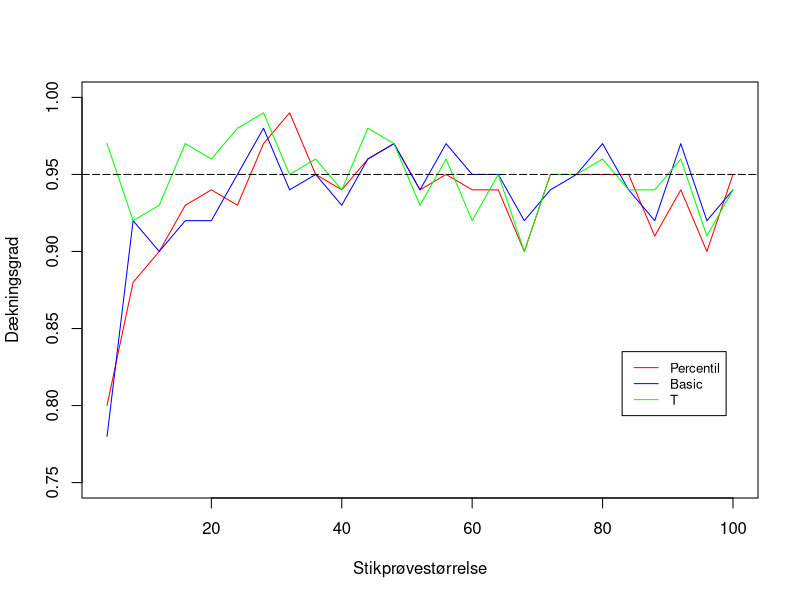

R code for this plot:
## ---- chunk 1
data <- rnorm(100, mean = 0, sd = 1) # Tilfældig stikprøve

n <- length(data)
B <- 10000 # Bootstrap-repetitioner

bootstrap_fordeling <- replicate(B, {
  x <- mean(sample(data, size = n, replace = TRUE))
}) # Bootstrap over middelværdien

SortedData <- sort(bootstrap_fordeling) # Bootstrap-fordelinger sorteret

## ---- chunk 2
KI_niveau <- 0.95 # Konfidensinterval
alpha <- 1-KI_niveau # Benyttes til percentilerne

IndexLower <- round(B * alpha/2) # Nedre percentil
IndexUpper <- round(B * (1-alpha/2)) # Øvre percentil

KI_Percentil <- c(Lower = SortedData[IndexLower], Upper = SortedData[IndexUpper])
  # Konfidensinterval vha. percentiler

KI_Percentil
## ---- chunk 3
theta_hat <- mean(data)

KI_Basic <- c(Lower = 2*theta_hat-SortedData[IndexUpper],
              Upper = 2*theta_hat-SortedData[IndexLower])

KI_Basic
## ---- chunk 4
tLower <- (SortedData[IndexUpper]-theta_hat) /
  (sd(bootstrap_fordeling)) # SD udregner standardfejl
tUpper <- (SortedData[IndexLower]-theta_hat) /
  (sd(bootstrap_fordeling)) # SD udregner standardfejl

KI_T <- c(Lower = theta_hat - tLower * (sd(data)/sqrt(n)),
               Upper = theta_hat - tUpper * (sd(data)/sqrt(n)))
KI_T
## ---- chunk 5
library(boot)
## ---- chunk 6
meanFunc <- function(d, i) 
{    m <- mean(d$data[i])
     n <- length(i)
     v <- (n-1)*var(d$data[i])/n^2
     c(m, v)
}
sand_middel <- 0 #Sand middelværdi
## ---- chunk 7
matriks_p <- matrix(ncol = 25, nrow = 100)
vector_p <- c()
matriks_b <- matrix(ncol = 25, nrow = 100)
vector_b <- c()
matriks_t <- matrix(ncol = 25, nrow = 100)
vector_t <- c()

for(n in seq(4, 100, 4)){
  res <- replicate(100,{
    stik <- data.frame(data = rnorm(n))
    boot_stik <- boot(stik, statistic = meanFunc, 100)
    interval <- boot.ci(boot_stik, type = c("perc", "basic", "stud"))
    interval_p <- interval$percent[4:5]
    interval_b <- interval$basic[4:5]
    interval_t <- interval$student[4:5]
    
    tf_p <- interval_p[1]<=sand_middel & interval_p[2]>=sand_middel
    tf_b <- interval_b[1]<=sand_middel & interval_b[2]>=sand_middel
    tf_t <- interval_t[1]<=sand_middel & interval_t[2]>=sand_middel
    return(c(tf_p, tf_b, tf_t))
  })
  
  matriks_p[,n/4] <- res[1,]
  vector_p <- append(vector_p, mean(matriks_p[,n/4]))
  
  matriks_b[,n/4] <- res[2,]
  vector_b <- append(vector_b, mean(matriks_b[,n/4]))
  
  matriks_t[,n/4] <- res[3,]
  vector_t <- append(vector_t, mean(matriks_t[,n/4]))
}
vector_p
## ---- chunk 8
x <- seq(4, 100, 4)
plot(x, vector_p, type="l", col="red", ylab = "Dækningsgrad",
     xlab = "Stikprøvestørrelse", ylim = c(0.75, 1))
lines(x, vector_b, type="l", col="blue")
lines(x, vector_t, type="l", col="green")
abline(h=0.95, lty=5, col="black")
legend(83, 0.835, legend=c("Percentil", "Basic", "T"),
       col=c("red", "blue", "green"), lty=c(1,1,1), cex=0.8)
